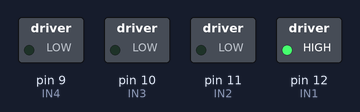
This sketch was run on a simulated Arduino Uno, built with avr-gcc and run on an emulated ATmega328P. Parts: switched loads named in the sketch (green lamp = pin HIGH).

Above: at 1.0 s.
At 2.2 s:
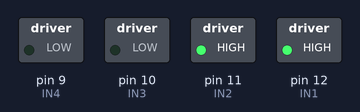
At 3.5 s:
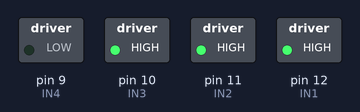
At 6.0 s:
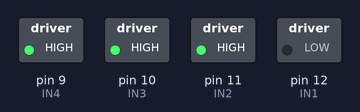
At 8.5 s:
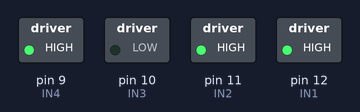
At 11.0 s:
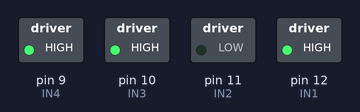
Timing chart, 0 to 13.0 s (numbered marks = the images above):
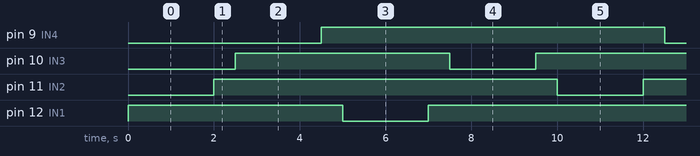

Measured:
- by itself, pin 9 (IN4), pin 11 (IN2): alternates HIGH for 8.0 s and LOW for 2.0 s
- by itself, pin 10 (IN3), pin 12 (IN1): repeats every 10.0 s: LOW 2.0 s, HIGH 8.0 s

The sketch:

TESTEDC.ino
```cpp
//Programa : Controle 2 motores DC usando Ponte H L298N
//Autor : FILIPEFLOP

//Definicoes pinos Arduino ligados a entrada da Ponte H
int IN1 = 12;
int IN2 = 11;
int IN3 = 10;
int IN4 =  9;

void setup()
{
  //Define os pinos como saida
 pinMode(IN1, OUTPUT);
 pinMode(IN2, OUTPUT);
 pinMode(IN3, OUTPUT);
 pinMode(IN4, OUTPUT);
}

void loop()
{
 //Gira o Motor A no sentido horario
 digitalWrite(IN1, HIGH);
 digitalWrite(IN2, LOW);
 delay(2000);
 //Para o motor A
 digitalWrite(IN1, HIGH);
 digitalWrite(IN2, HIGH);
 delay(500);
 //Gira o Motor B no sentido horario
 digitalWrite(IN3, HIGH);
 digitalWrite(IN4, LOW);
 delay(2000);
 //Para o motor B
 digitalWrite(IN3, HIGH);
 digitalWrite(IN4, HIGH);
 delay(500);

 //Gira o Motor A no sentido anti-horario
 digitalWrite(IN1, LOW);
 digitalWrite(IN2, HIGH);
 delay(2000);
 //Para o motor A
 digitalWrite(IN1, HIGH);
 digitalWrite(IN2, HIGH);
 delay(500);
 //Gira o Motor B no sentido anti-horario
 digitalWrite(IN3, LOW);
 digitalWrite(IN4, HIGH);
 delay(2000);
 //Para o motor B
 digitalWrite(IN3, HIGH);
 digitalWrite(IN4, HIGH);
 delay(500);
}
```
